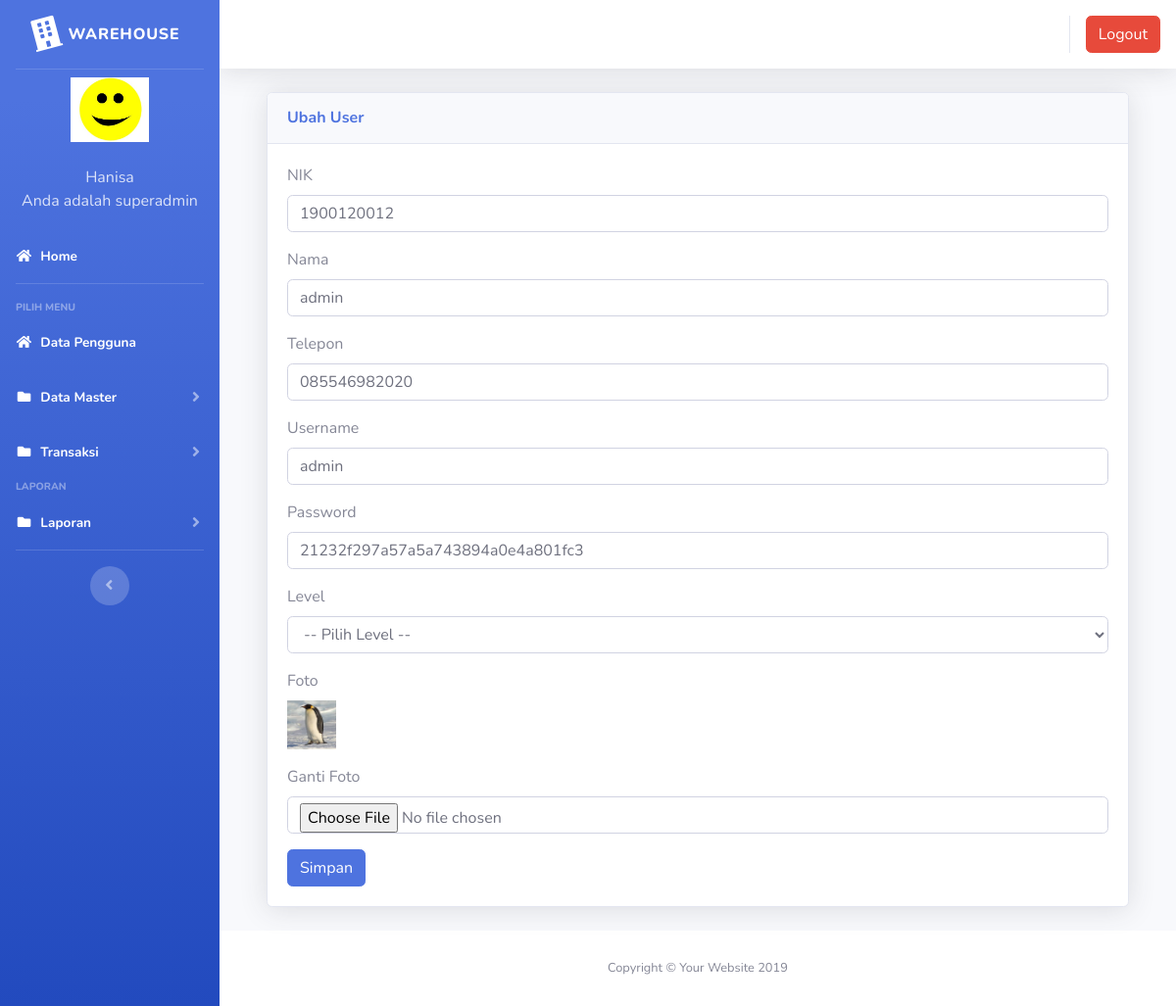
Page /index3.php?page=pengguna&aksi=ubahpengguna&id=24 (signed in) on the committed database.
### tables this page shows
CREATE TABLE `users` (
  `id` int(11) NOT NULL,
  `nik` varchar(10) NOT NULL,
  `nama` varchar(100) NOT NULL,
  `alamat` varchar(200) NOT NULL,
  `telepon` varchar(100) NOT NULL,
  `username` varchar(100) NOT NULL,
  `password` varchar(100) NOT NULL,
  `level` varchar(25) NOT NULL DEFAULT 'member',
  `foto` varchar(25) NOT NULL
);

### index3.php (the view, shortened to what this page needs)
<?php
	$koneksi = new mysqli("localhost","root","","inventori");
	?>
<!DOCTYPE html>
<html lang="en">
<head>
  <link href="vendor/fontawesome-free/css/all.min.css" rel="stylesheet" type="text/css">
  <link href="css/sb-admin-2.min.css" rel="stylesheet">
  <link href="vendor/datatables/dataTables.bootstrap4.min.css" rel="stylesheet">
</head>
<body id="page-top">
  <div id="wrapper">
    <ul class="navbar-nav bg-gradient-primary sidebar sidebar-dark accordion" id="accordionSidebar">
      <a class="sidebar-brand d-flex align-items-center justify-content-center" href="index3.php">
        <div class="sidebar-brand-icon rotate-n-15">
          <i class="fas fa-building"></i>
        </div>
        <div class="sidebar-brand-text mx-2">WareHouse</div>
      </a>
      <hr class="sidebar-divider my-0">
 <?php
   if ($_SESSION['superadmin']) {
	   $user = $_SESSION['superadmin'];
   }
   $sql =$koneksi->query("select * from users where id='$user'");
   $data = $sql->fetch_assoc();
   ?>
    <li class="d-flex align-items-center justify-content-center">
        <a class="nav-link">
		 <img src="img/<?php echo $data['foto']?>" class="img-circle" width="80" alt="User"/></a>
	  </li>
		 <li class="nav-item ">
        <a class="nav-link">
         	<div class="d-flex align-items-center justify-content-center" class="name">  <?php echo  $data['nama'];?></div></font>
			<div class="d-flex align-items-center justify-content-center" class="email">Anda adalah <?php echo $data['level'];?></div>
		 </a>
      </li>
      <li class="nav-item active">
        <a class="nav-link" href="?page=home3">
          <i class="fas fa-fw fa-home"></i>
          <span>Home</span></a>
      </li>
      <hr class="sidebar-divider">
      <div class="sidebar-heading">
        Pilih Menu
      </div>
	    <li class="nav-item active">
        <a class="nav-link" href="?page=pengguna">
          <i class="fas fa-fw fa-home"></i>
          <span>Data Pengguna</span></a>
      </li>
	   <li class="nav-item active">
        <a class="nav-link collapsed" href="#" data-toggle="collapse" data-target="#collapseData" aria-expanded="true" aria-controls="collapseData">
          <i class="fas fa-fw fa-folder"></i>
          <span>Data Master</span>
        </a>
      </li>
	    <li class="nav-item active">
        <a class="nav-link collapsed" href="#" data-toggle="collapse" data-target="#collapsePages" aria-expanded="true" aria-controls="collapsePages">
          <i class="fas fa-fw fa-folder"></i>
          <span>Transaksi</span>
        </a>
      </li>
      <div class="sidebar-heading">
        Laporan
      </div>
	     <li class="nav-item active">
        <a class="nav-link collapsed" href="#" data-toggle="collapse" data-target="#collapseLaporan" aria-expanded="true" aria-controls="collapseLaporan">
          <i class="fas fa-fw fa-folder"></i>
          <span>Laporan</span>
        </a>
      </li>
      <hr class="sidebar-divider d-none d-md-block">
      <div class="text-center d-none d-md-inline">
        <button class="rounded-circle border-0" id="sidebarToggle"></button>
      </div>
    </ul>
    <div id="content-wrapper" class="d-flex flex-column">
      <div id="content">
        <nav class="navbar navbar-expand navbar-light bg-white topbar mb-4 static-top shadow">
          <ul class="navbar-nav ml-auto">
            <li class="nav-item dropdown no-arrow">
			 <div class="top-menu">
        <ul class="nav pull-right top-menu">
           <li><a onclick="return confirm('Apakah anda yakin akan logout?')" class="btn btn-danger" class="logout" href="logout.php">Logout</a></li>
        </ul>
      </div>
            </li>
          </ul>
        </nav>
        <div class="container-fluid">
		 <section class="content">
		      <?php
			   $page = $_GET['page'];
			   $aksi = $_GET['aksi'];
			   	if ($page == "pengguna") {
				    if ($aksi == "ubahpengguna") {
					   include "page/pengguna/ubahpengguna.php";
				   }
			   }
			   ?>
    </section>
</div>
      <footer class="sticky-footer bg-white">
        <div class="container my-auto">
          <div class="copyright text-center my-auto">
            <span>Copyright &copy; Your Website 2019</span>
          </div>
        </div>
      </footer>
    </div>
  </div>
  </div>
</body>
</html>

### page/pengguna/ubahpengguna.php (shortened to what this page needs)
<?php
 $id = $_GET['id'];
 $sql2 = $koneksi->query("select * from users where id = '$id'");
 $tampil = $sql2->fetch_assoc();
 ?>
  <div class="container-fluid">
          <div class="card shadow mb-4">
            <div class="card-header py-3">
              <h6 class="m-0 font-weight-bold text-primary">Ubah User</h6>
            </div>
            <div class="card-body">
              <div class="table-responsive">
							<div class="body">
							<form method="POST" enctype="multipart/form-data">
							<label for="">NIK</label>
                            <div class="form-group">
                               <div class="form-line">
                                <input type="number" name="nik" value="<?php echo $tampil['nik']; ?>" class="form-control" />
							</div>
                            </div>
							<label for="">Nama</label>
                            <div class="form-group">
                               <div class="form-line">
                                <input type="text" name="nama" value="<?php echo $tampil['nama']; ?>" class="form-control" />
							</div>
                            </div>
							<label for="">Telepon</label>
                            <div class="form-group">
                               <div class="form-line">
                                <input type="number" name="telepon" value="<?php echo $tampil['telepon']; ?>" class="form-control" />
							</div>
                            </div>
							<label for="">Username</label>
                            <div class="form-group">
                               <div class="form-line">
                                <input type="text" name="username" value="<?php echo $tampil['username']; ?>" class="form-control" />
								</div>
                            </div>
							<label for="">Password</label>
                            <div class="form-group">
                               <div class="form-line">
                                <input type="text" name="password" value="<?php echo $tampil['password']; ?>" class="form-control" />
								</div>
                            </div>
							<label for="">Level</label>
							 <div class="form-group">
                               <div class="form-line">
                                    <select name="level" class="form-control show-tick">
                                        <option value="">-- Pilih Level --</option>
                                    </select>
                            </div>
							</div>
							<label for="">Foto</label>
                            <div class="form-group">
                               <div class="form-line">
                                <img src="img/<?php echo $tampil['foto']; ?> "width="50" height="50"  alt="">
							</div>
                            </div>
							<label for="">Ganti Foto</label>
                            <div class="form-group">
                               <div class="form-line">
                                <input type="file" name="foto" class="form-control" />
							</div>
                            </div>
							<input type="submit" name="simpan" value="Simpan" class="btn btn-primary">
							</form>

### rows in the picture
users: foto (picture), nama "Hanisa", level "superadmin"
users: nik "1900120012", nama "admin", telepon "085546982020", username "admin", password "21232f297a57a5a743894a0e4a801fc3", foto (picture)
